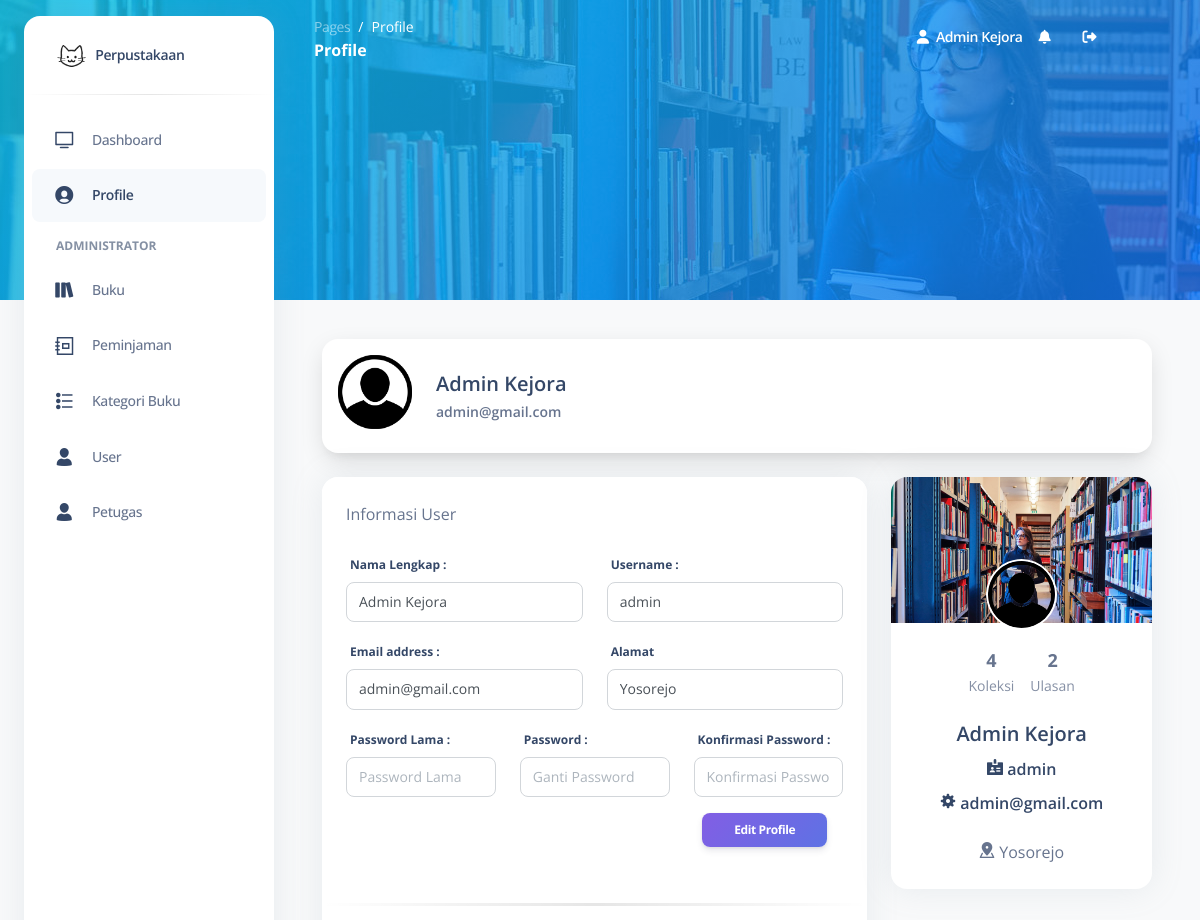
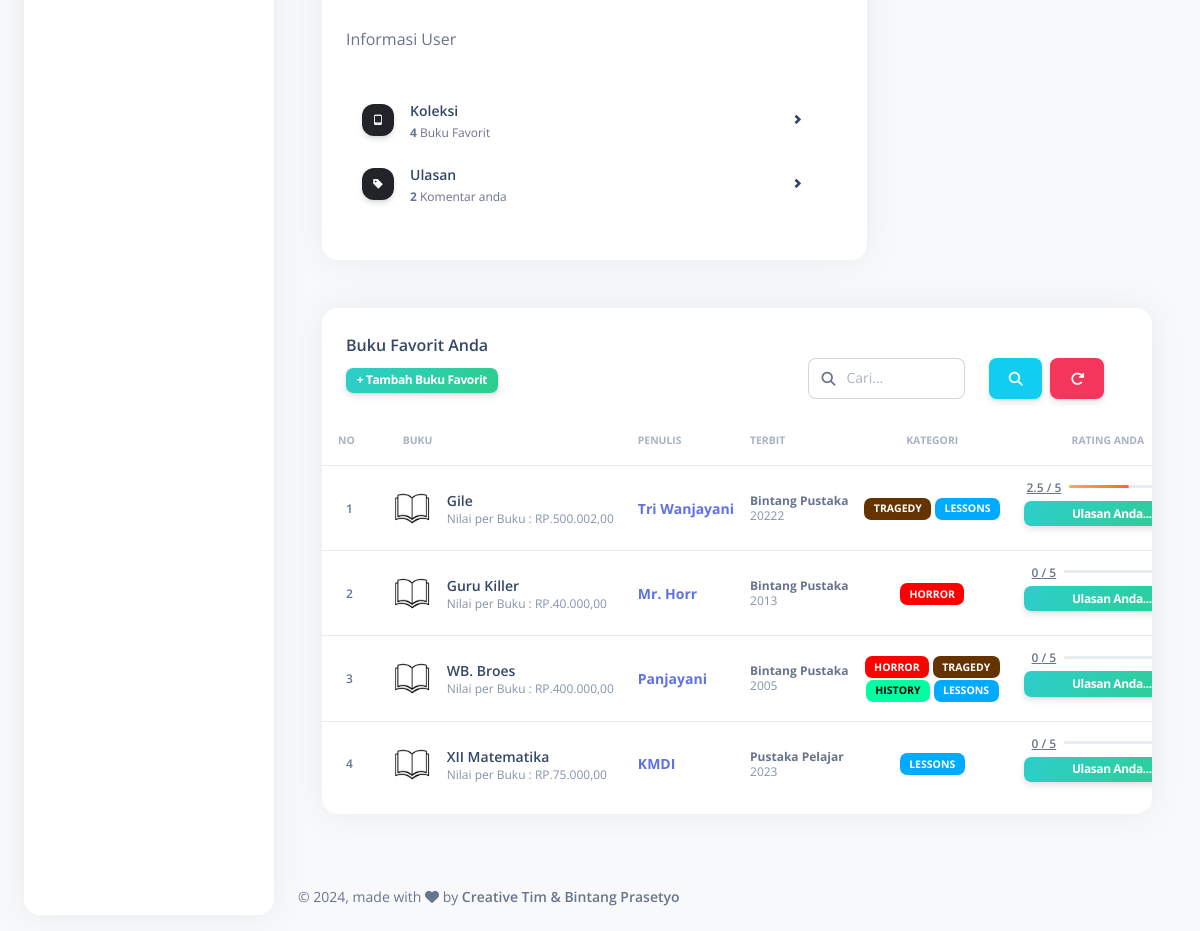
The app's page /index.php?page=profile (signed in) with its own data (2 pictures, top to bottom).
### tables this page shows
CREATE TABLE `koleksi` (
  `id_koleksi` int(11) NOT NULL,
  `id_user` int(11) NOT NULL,
  `id_buku` int(11) NOT NULL
);

CREATE TABLE `buku` (
  `id_buku` int(11) NOT NULL,
  `judul` varchar(255) DEFAULT NULL,
  `penulis` varchar(255) DEFAULT NULL,
  `penerbit` varchar(255) DEFAULT NULL,
  `tahun_terbit` int(11) DEFAULT NULL,
  `harga` int(11) DEFAULT NULL,
  `tanggal_masuk` date DEFAULT NULL,
  `stok` int(11) NOT NULL
);

CREATE TABLE `kategori_relasi` (
  `id_kategori_rel` int(11) NOT NULL,
  `id_buku` int(11) NOT NULL,
  `id_kategori` int(11) NOT NULL
);

CREATE TABLE `kategori` (
  `id_kategori` int(11) NOT NULL,
  `nama_kategori` varchar(255) NOT NULL,
  `warna` varchar(50) DEFAULT NULL
);

### pages/profile.php (the view, shortened to what the rows shown need)
<?php
require './actions/c-profile.php';
?>
<div class="container-fluid py-4">
  <div class="row" id="table_bawah">
    <div class="col-md-12">
      <div class="card mb-4">
        <div class="card-body px-0 pt-0 pb-2">
          <div class="table-responsive p-0">
            <table class="table align-items-center mb-0 table-hover">
              <thead>
                <tr>
                  <th class="text-uppercase text-secondary text-xxs font-weight-bolder opacity-7 ps-3">No</th>
                  <th class="text-uppercase text-secondary text-xxs font-weight-bolder opacity-7">Buku</th>
                  <th class="text-uppercase text-secondary text-xxs font-weight-bolder opacity-7 ps-2">Penulis</th>
                  <th class="text-uppercase text-secondary text-xxs font-weight-bolder opacity-7 ps-2">Terbit</th>
                  <th class="text-center text-uppercase text-secondary text-xxs font-weight-bolder opacity-7">Kategori</th>
                  <th class="text-center text-uppercase text-secondary text-xxs font-weight-bolder opacity-7">Rating Anda</th>
                </tr>
              </thead>
              <tbody>
                <?php
                $no = 1;
                if (isset($_POST['caridata'])) {
                  $cari = $_POST['caridata'];
                  $cek_kategori_cari_query = query("SELECT * FROM kategori_relasi INNER JOIN kategori ON kategori_relasi.id_kategori=kategori.id_kategori WHERE nama_kategori LIKE '%$cari%' ");
                  if (rows($cek_kategori_cari_query) != 0) {
                    while ($id_kategori_relasi_up = fetch($cek_kategori_cari_query)) {
                      $id_buku_relasi[] = $id_kategori_relasi_up['id_buku'];
                    }
                    $kumpulan_id_buku = implode(",", $id_buku_relasi);
                    $query = query("SELECT * FROM koleksi INNER JOIN buku ON koleksi.id_buku=buku.id_buku WHERE id_user='$id_self' AND buku.id_buku IN($kumpulan_id_buku) OR judul LIKE '%$cari%' OR penulis LIKE '%$cari%' OR penerbit LIKE '%$cari%' OR tahun_terbit LIKE '%$cari%' OR harga LIKE '%$cari%' OR tanggal_masuk LIKE '%$cari%' OR stok LIKE '%$cari%' ");
                  } elseif (rows($cek_kategori_cari_query) == 0) {
                    $query = query("SELECT * FROM koleksi INNER JOIN buku ON koleksi.id_buku=buku.id_buku WHERE id_user='$id_self' AND judul LIKE '%$cari%' OR penulis LIKE '%$cari%' OR penerbit LIKE '%$cari%' OR tahun_terbit LIKE '%$cari%' OR harga LIKE '%$cari%' OR tanggal_masuk LIKE '%$cari%' OR stok LIKE '%$cari%' ");
                  } else {
                    $query = query("SELECT * FROM koleksi INNER JOIN buku ON koleksi.id_buku=buku.id_buku WHERE id_user='$id_self' AND stok!='0' ORDER BY judul ");
                  }
                } else {
                  $query = query("SELECT * FROM koleksi INNER JOIN buku ON koleksi.id_buku=buku.id_buku WHERE id_user='$id_self' AND stok!='0' ORDER BY judul ");
                }
                while ($data = fetch($query)) {
                ?>
                  <tr>
                    <td>
                      <p class="text-xs font-weight-bold mb-0 ps-3"><?= $no++ ?></p>
                    </td>
                    <td>
                      <div class="d-flex px-2 py-1">
                        <div>
                          <img src="./assets/img/buku.png" style="scale: 120%;" class="avatar avatar-sm me-3" alt="user1">
                        </div>
                        <div class="d-flex flex-column justify-content-center">
                          <h6 class="mb-0 text-sm"><?= $data['judul'] ?></h6>
                          <p class="text-xs text-secondary mb-0">Nilai per Buku : RP.<?= number_format($data['harga'], 2, ',', '.') ?></p>
                        </div>
                      </div>
                    </td>
                    <td>
                      <h6 class="font-weight-bolder text-sm text-primary mb-0"><?= $data['penulis'] ?></h6>
                    </td>
                    <td>
                      <p class="text-xs font-weight-bolder mb-0"><?= $data['penerbit'] ?></p>
                      <p class="text-xs text-secondary mb-0"><?= $data['tahun_terbit'] ?></p>
                    </td>
                    <td class="align-middle text-center text-sm">
                      <?php
                      $i = 0;
                      $buku = $data['id_buku'];
                      $kategori_q = query("SELECT * FROM kategori_relasi INNER JOIN kategori ON kategori_relasi.id_kategori=kategori.id_kategori WHERE id_buku='$buku' ");
                      while ($kategori = fetch($kategori_q)) {
                        $hitung = count($kategori);
                        $i++;
                      ?>
                        <span class="badge badge-sm" style="background-color: <?= $kategori['warna'] ?>; color: <?= isLight($kategori['warna']) ? 'black' : 'white' ?>;"><?= $kategori['nama_kategori'] ?></span>
                      <?php
                        if ($i % 2 === 0 && $i < $hitung) {
                          echo '<br>';
                        }
                      }
                      ?>
                    </td>
                    <td class="align-middle text-center">
                      <div class="d-flex align-items-center justify-content-center">
                        <u>
                          <span class="me-2 text-xs font-weight-bold">
                            <?php
                            $ulasan_q = query("SELECT count(rating) as user, SUM(rating) as rating_total FROM ulasan INNER JOIN user ON ulasan.id_user=user.id_user WHERE id_buku='$buku' AND ulasan.id_user='$id_self' ");
                            $ulasan = fetch($ulasan_q);
                            if (intval($ulasan['user']) != 0) {
                              $ulasan_row = $ulasan['user'];
                              $rating_line = intval($ulasan['rating_total']) / $ulasan_row * 10;
                              echo intval($ulasan['rating_total']) / $ulasan_row / 2;
                            } else {
                              $rating_line = 0;
                              echo $rating_line;
                            }
                            ?> / 5
                          </span>
                        </u>
                        <div>
                          <div class="progress">
                            <div class="progress-bar bg-gradient-warning" role="progressbar" aria-valuenow="<?= $rating_line ?>" aria-valuemin="0" aria-valuemax="100" style="width: <?= $rating_line ?>%;"></div>
                          </div>
                        </div>
                      </div>
                      <span class="btn badge bg-gradient-success text-center ms-2 px-5" data-bs-toggle="modal" data-bs-target="#ulasan<?= $data['id_buku'] ?>">Ulasan Anda...</span>
                    </td>
                  </tr>
                <?php
                }
                ?>
              </tbody>
            </table>
          </div>
        </div>
      </div>
    </div>
  </div>
</div>

### records on screen
koleksi: id_buku.judul "Gile", id_buku.harga "500.002,00", id_buku.penulis "Tri Wanjayani", id_buku.penerbit "Bintang Pustaka", id_buku.tahun_terbit "20222", rating_total "2.5", $rating_line 50 (drawn)
kategori_relasi: id_kategori.nama_kategori "TRAGEDY"
kategori_relasi: id_kategori.nama_kategori "LESSONS"
koleksi: id_buku.judul "Guru Killer", id_buku.harga "40.000,00", id_buku.penulis "Mr. Horr", id_buku.penerbit "Bintang Pustaka", id_buku.tahun_terbit "2013", rating_line "0"
kategori_relasi: id_kategori.nama_kategori "HORROR"
koleksi: id_buku.judul "WB. Broes", id_buku.harga "400.000,00", id_buku.penulis "Panjayani", id_buku.penerbit "Bintang Pustaka", id_buku.tahun_terbit "2005", rating_line "0"
kategori_relasi: id_kategori.nama_kategori "HORROR"
kategori_relasi: id_kategori.nama_kategori "TRAGEDY"
kategori_relasi: id_kategori.nama_kategori "HISTORY"
kategori_relasi: id_kategori.nama_kategori "LESSONS"
koleksi: id_buku.judul "XII Matematika", id_buku.harga "75.000,00", id_buku.penulis "KMDI", id_buku.penerbit "Pustaka Pelajar", id_buku.tahun_terbit "2023", rating_line "0"
kategori_relasi: id_kategori.nama_kategori "LESSONS"

### other values on screen
$title "Profile"
myData('nama_lengkap') "Admin Kejora"
myData('email') "admin@gmail.com"
$koleksi['bruh'] "4"
$ulasan['bruh'] "2"
myData('username') "admin"
myData('alamat') "Yosorejo"
